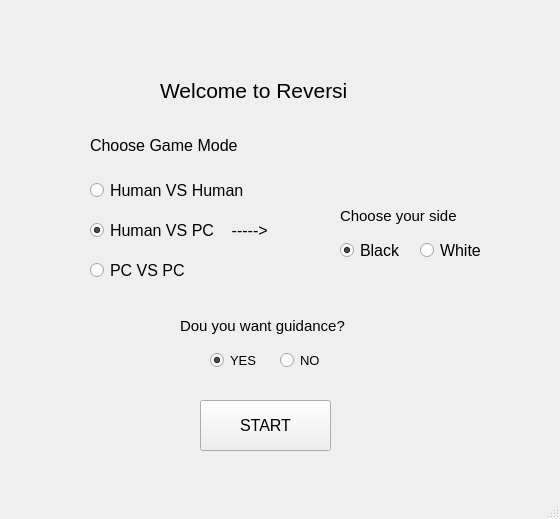
<?xml version="1.0" encoding="UTF-8"?>
<ui version="4.0">
 <class>Menu</class>
 <widget class="QMainWindow" name="Menu">
  <property name="geometry">
   <rect>
    <x>0</x>
    <y>0</y>
    <width>560</width>
    <height>519</height>
   </rect>
  </property>
  <property name="windowTitle">
   <string>Menu</string>
  </property>
  <widget class="QWidget" name="centralwidget">
   <widget class="QLabel" name="label">
    <property name="geometry">
     <rect>
      <x>160</x>
      <y>60</y>
      <width>251</width>
      <height>61</height>
     </rect>
    </property>
    <property name="font">
     <font>
      <pointsize>16</pointsize>
     </font>
    </property>
    <property name="text">
     <string>Welcome to Reversi</string>
    </property>
   </widget>
   <widget class="QLabel" name="label_2">
    <property name="geometry">
     <rect>
      <x>90</x>
      <y>130</y>
      <width>181</width>
      <height>31</height>
     </rect>
    </property>
    <property name="font">
     <font>
      <pointsize>12</pointsize>
     </font>
    </property>
    <property name="text">
     <string>Choose Game Mode</string>
    </property>
   </widget>
   <widget class="QRadioButton" name="radioButton_H_VS_H">
    <property name="geometry">
     <rect>
      <x>90</x>
      <y>180</y>
      <width>191</width>
      <height>20</height>
     </rect>
    </property>
    <property name="font">
     <font>
      <pointsize>12</pointsize>
     </font>
    </property>
    <property name="text">
     <string>Human VS Human</string>
    </property>
    <attribute name="buttonGroup">
     <string notr="true">buttonGroup</string>
    </attribute>
   </widget>
   <widget class="QRadioButton" name="radioButton_H_VS_P">
    <property name="geometry">
     <rect>
      <x>90</x>
      <y>220</y>
      <width>231</width>
      <height>20</height>
     </rect>
    </property>
    <property name="font">
     <font>
      <pointsize>12</pointsize>
     </font>
    </property>
    <property name="text">
     <string>Human VS PC    -----&gt;</string>
    </property>
    <property name="checked">
     <bool>true</bool>
    </property>
    <attribute name="buttonGroup">
     <string notr="true">buttonGroup</string>
    </attribute>
   </widget>
   <widget class="QRadioButton" name="radioButton_P_VS_P">
    <property name="geometry">
     <rect>
      <x>90</x>
      <y>260</y>
      <width>111</width>
      <height>20</height>
     </rect>
    </property>
    <property name="font">
     <font>
      <pointsize>12</pointsize>
     </font>
    </property>
    <property name="text">
     <string>PC VS PC</string>
    </property>
    <attribute name="buttonGroup">
     <string notr="true">buttonGroup</string>
    </attribute>
   </widget>
   <widget class="QRadioButton" name="radioButton_black">
    <property name="geometry">
     <rect>
      <x>340</x>
      <y>240</y>
      <width>71</width>
      <height>21</height>
     </rect>
    </property>
    <property name="font">
     <font>
      <pointsize>12</pointsize>
     </font>
    </property>
    <property name="text">
     <string>Black</string>
    </property>
    <property name="checked">
     <bool>true</bool>
    </property>
    <attribute name="buttonGroup">
     <string notr="true">buttonGroup_2</string>
    </attribute>
   </widget>
   <widget class="QRadioButton" name="radioButton_white">
    <property name="geometry">
     <rect>
      <x>420</x>
      <y>240</y>
      <width>81</width>
      <height>20</height>
     </rect>
    </property>
    <property name="font">
     <font>
      <pointsize>12</pointsize>
     </font>
    </property>
    <property name="text">
     <string>White</string>
    </property>
    <attribute name="buttonGroup">
     <string notr="true">buttonGroup_2</string>
    </attribute>
   </widget>
   <widget class="QPushButton" name="pushButton_START">
    <property name="geometry">
     <rect>
      <x>200</x>
      <y>400</y>
      <width>131</width>
      <height>51</height>
     </rect>
    </property>
    <property name="font">
     <font>
      <pointsize>12</pointsize>
     </font>
    </property>
    <property name="text">
     <string>START</string>
    </property>
   </widget>
   <widget class="QLabel" name="label_3">
    <property name="geometry">
     <rect>
      <x>180</x>
      <y>310</y>
      <width>221</width>
      <height>31</height>
     </rect>
    </property>
    <property name="font">
     <font>
      <pointsize>11</pointsize>
     </font>
    </property>
    <property name="text">
     <string>Dou you want guidance?</string>
    </property>
   </widget>
   <widget class="QRadioButton" name="radioButton_guidance_yes">
    <property name="geometry">
     <rect>
      <x>210</x>
      <y>350</y>
      <width>61</width>
      <height>20</height>
     </rect>
    </property>
    <property name="font">
     <font>
      <pointsize>10</pointsize>
     </font>
    </property>
    <property name="text">
     <string>YES</string>
    </property>
    <property name="checked">
     <bool>true</bool>
    </property>
    <attribute name="buttonGroup">
     <string notr="true">buttonGroup_3</string>
    </attribute>
   </widget>
   <widget class="QRadioButton" name="radioButton_guidance_no">
    <property name="geometry">
     <rect>
      <x>280</x>
      <y>350</y>
      <width>61</width>
      <height>20</height>
     </rect>
    </property>
    <property name="font">
     <font>
      <pointsize>10</pointsize>
     </font>
    </property>
    <property name="text">
     <string>NO</string>
    </property>
    <attribute name="buttonGroup">
     <string notr="true">buttonGroup_3</string>
    </attribute>
   </widget>
   <widget class="QLabel" name="label_ask_side">
    <property name="geometry">
     <rect>
      <x>340</x>
      <y>200</y>
      <width>141</width>
      <height>31</height>
     </rect>
    </property>
    <property name="font">
     <font>
      <pointsize>11</pointsize>
     </font>
    </property>
    <property name="text">
     <string>Choose your side</string>
    </property>
   </widget>
  </widget>
  <widget class="QStatusBar" name="statusbar"/>
 </widget>
 <resources/>
 <connections/>
 <buttongroups>
  <buttongroup name="buttonGroup_3"/>
  <buttongroup name="buttonGroup_2"/>
  <buttongroup name="buttonGroup"/>
 </buttongroups>
</ui>
